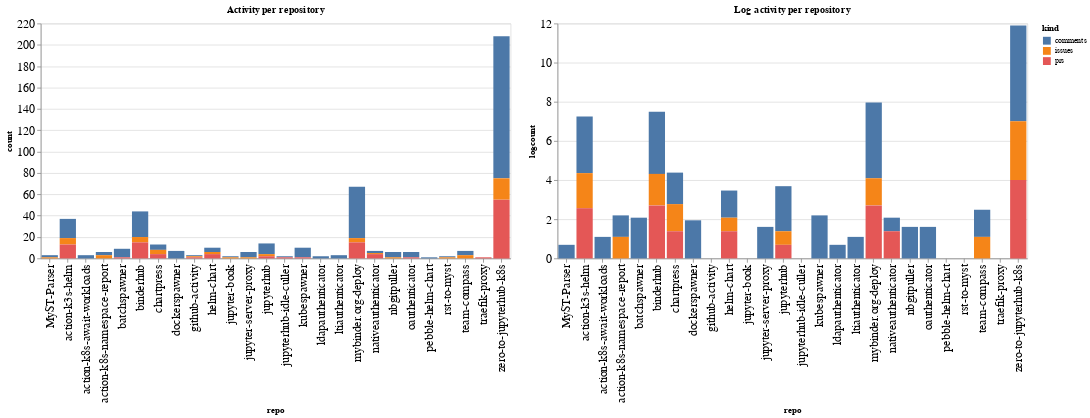

Write notebook code for a chart like this one.
### Code cell
ch1 = alt.Chart(repo_summaries, width=600, title="Activity per repository").mark_bar().encode(
    x='repo',
    y='count',
    color='kind',
    tooltip="kind"
)

ch2 = alt.Chart(repo_summaries, width=600, title="Log activity per repository").mark_bar().encode(
    x='repo',
    y='logcount',
    color='kind',
    tooltip="kind"
)

ch1 | ch2

### Figure 1 — Vega-Lite specification as saved in the notebook (floating-point values rounded to 4 significant figures)
{"config": {"axisLeft": {"labelFontSize": 15}, "axisBottom": {"labelFontSize": 15}}, "hconcat": [{"mark": "bar", "encoding": {"color": {"type": "nominal", "field": "kind"}, "tooltip": {"type": "nominal", "field": "kind"}, "x": {"type": "nominal", "field": "repo"}, "y": {"type": "quantitative", "field": "count"}}, "title": "Activity per repository", "width": 600}, {"mark": "bar", "encoding": {"color": {"type": "nominal", "field": "kind"}, "tooltip": {"type": "nominal", "field": "kind"}, "x": {"type": "nominal", "field": "repo"}, "y": {"type": "quantitative", "field": "logcount"}}, "title": "Log activity per repository", "width": 600}], "data": {"name": "data-7c07016f5e9989ec125eb50573436cbc"}, "$schema": "https://vega.github.io/schema/vega-lite/v4.8.1.json", "datasets": {"data-7c07016f5e9989ec125eb50573436cbc": [{"repo": "MyST-Parser", "kind": "comments", "count": 2, "logcount": 0.6931}, {"repo": "MyST-Parser", "kind": "issues", "count": 1, "logcount": 0.0}, {"repo": "action-k3s-helm", "kind": "comments", "count": 18, "logcount": 2.89}, {"repo": "action-k3s-helm", "kind": "issues", "count": 6, "logcount": 1.792}, {"repo": "action-k3s-helm", "kind": "prs", "count": 13, "logcount": 2.565}, {"repo": "action-k8s-await-workloads", "kind": "comments", "count": 3, "logcount": 1.099}, {"repo": "action-k8s-namespace-report", "kind": "comments", "count": 3, "logcount": 1.099}, {"repo": "action-k8s-namespace-report", "kind": "issues", "count": 3, "logcount": 1.099}, {"repo": "batchspawner", "kind": "comments", "count": 8, "logcount": 2.079}, {"repo": "batchspawner", "kind": "prs", "count": 1, "logcount": 0.0}, {"repo": "binderhub", "kind": "comments", "count": 24, "logcount": 3.178}, {"repo": "binderhub", "kind": "issues", "count": 5, "logcount": 1.609}, {"repo": "binderhub", "kind": "prs", "count": 15, "logcount": 2.708}, {"repo": "chartpress", "kind": "comments", "count": 5, "logcount": 1.609}, {"repo": "chartpress", "kind": "issues", "count": 4, "logcount": 1.386}, {"repo": "chartpress", "kind": "prs", "count": 4, "logcount": 1.386}, {"repo": "dockerspawner", "kind": "comments", "count": 7, "logcount": 1.946}, {"repo": "github-activity", "kind": "comments", "count": 1, "logcount": 0.0}, {"repo": "github-activity", "kind": "issues", "count": 1, "logcount": 0.0}, {"repo": "github-activity", "kind": "prs", "count": 1, "logcount": 0.0}, {"repo": "helm-chart", "kind": "comments", "count": 4, "logcount": 1.386}, {"repo": "helm-chart", "kind": "issues", "count": 2, "logcount": 0.6931}, {"repo": "helm-chart", "kind": "prs", "count": 4, "logcount": 1.386}, {"repo": "jupyter-book", "kind": "comments", "count": 1, "logcount": 0.0}, {"repo": "jupyter-book", "kind": "issues", "count": 1, "logcount": 0.0}, {"repo": "jupyter-server-proxy", "kind": "comments", "count": 5, "logcount": 1.609}, {"repo": "jupyter-server-proxy", "kind": "issues", "count": 1, "logcount": 0.0}, {"repo": "jupyterhub", "kind": "comments", "count": 10, "logcount": 2.303}, {"repo": "jupyterhub", "kind": "issues", "count": 2, "logcount": 0.6931}, {"repo": "jupyterhub", "kind": "prs", "count": 2, "logcount": 0.6931}, {"repo": "jupyterhub-idle-culler", "kind": "comments", "count": 1, "logcount": 0.0}, {"repo": "jupyterhub-idle-culler", "kind": "prs", "count": 1, "logcount": 0.0}, {"repo": "kubespawner", "kind": "comments", "count": 9, "logcount": 2.197}, {"repo": "kubespawner", "kind": "prs", "count": 1, "logcount": 0.0}, {"repo": "ldapauthenticator", "kind": "comments", "count": 2, "logcount": 0.6931}, {"repo": "ltiauthenticator", "kind": "comments", "count": 3, "logcount": 1.099}, {"repo": "mybinder.org-deploy", "kind": "comments", "count": 48, "logcount": 3.871}, {"repo": "mybinder.org-deploy", "kind": "issues", "count": 4, "logcount": 1.386}, {"repo": "mybinder.org-deploy", "kind": "prs", "count": 15, "logcount": 2.708}, {"repo": "nativeauthenticator", "kind": "comments", "count": 2, "logcount": 0.6931}, {"repo": "nativeauthenticator", "kind": "issues", "count": 1, "logcount": 0.0}, {"repo": "nativeauthenticator", "kind": "prs", "count": 4, "logcount": 1.386}, {"repo": "nbgitpuller", "kind": "comments", "count": 5, "logcount": 1.609}, {"repo": "nbgitpuller", "kind": "issues", "count": 1, "logcount": 0.0}, {"repo": "oauthenticator", "kind": "comments", "count": 5, "logcount": 1.609}, {"repo": "oauthenticator", "kind": "prs", "count": 1, "logcount": 0.0}, {"repo": "pebble-helm-chart", "kind": "comments", "count": 1, "logcount": 0.0}, {"repo": "rst-to-myst", "kind": "comments", "count": 1, "logcount": 0.0}, {"repo": "rst-to-myst", "kind": "issues", "count": 1, "logcount": 0.0}, {"repo": "team-compass", "kind": "comments", "count": 4, "logcount": 1.386}, {"repo": "team-compass", "kind": "issues", "count": 3, "logcount": 1.099}, {"repo": "traefik-proxy", "kind": "prs", "count": 1, "logcount": 0.0}, {"repo": "zero-to-jupyterhub-k8s", "kind": "comments", "count": 133, "logcount": 4.89}, {"repo": "zero-to-jupyterhub-k8s", "kind": "issues", "count": 20, "logcount": 2.996}, {"repo": "zero-to-jupyterhub-k8s", "kind": "prs", "count": 55, "logcount": 4.007}]}}
